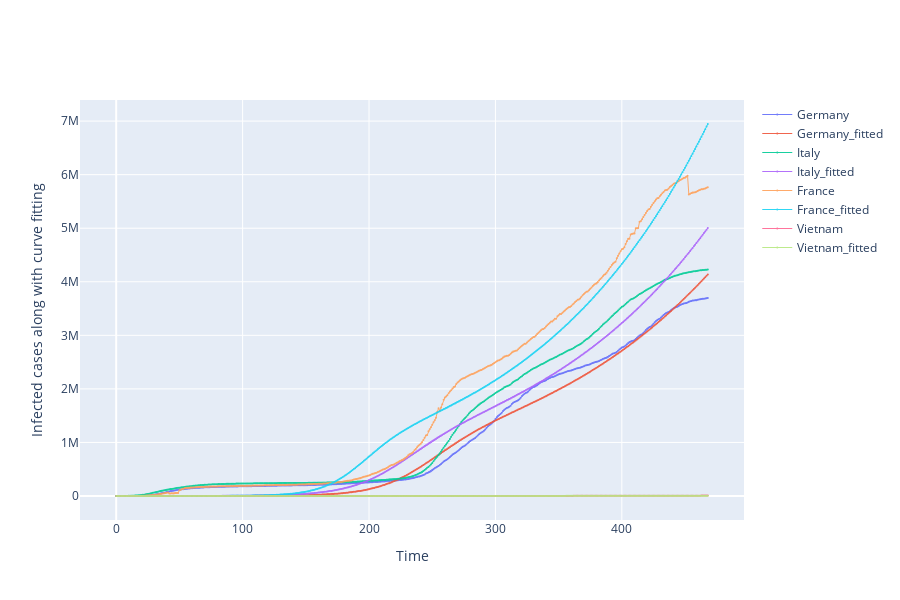

Source (notebook cell):
### Code cell
import plotly.graph_objects as go

fig = go.Figure()

for each in country_list:
    fig.add_trace(go.Scatter(x = df_plot.time, 
                         y = df_plot[each], 
                        mode = 'markers+lines',
                        opacity = 0.9, 
                        line_width = 1,
                        marker_size = 2,
                        name = each))

    fig.add_trace(go.Scatter(x = df_plot.time, 
                         y = df_plot[str(each+'_fitted')], 
                        mode = 'markers+lines',
                        opacity = 0.9, 
                        line_width = 1,
                        marker_size = 2,
                        name = str(each+'_fitted')))

    fig.update_layout(width =900,
                 height = 600, 
                 xaxis_title = 'Time',
                 yaxis_title = "Infected cases along with curve fitting", 
                 )



fig.show()

### Figure 1 — Plotly figure (JSON) as saved in the notebook; plotly's stock layout.template omitted (floating-point values rounded to 4 significant figures; data arrays with more than 128 entries replaced by an {"elided": "..."} marker saying what was removed)
{"data": [{"line": {"width": 1}, "marker": {"size": 2}, "mode": "markers+lines", "name": "Germany", "opacity": 0.9, "type": "scatter", "x": {"elided": "469 int values"}, "y": {"elided": "469 int values"}}, {"line": {"width": 1}, "marker": {"size": 2}, "mode": "markers+lines", "name": "Germany_fitted", "opacity": 0.9, "type": "scatter", "x": {"elided": "469 int values"}, "y": {"elided": "469 float values"}}, {"line": {"width": 1}, "marker": {"size": 2}, "mode": "markers+lines", "name": "Italy", "opacity": 0.9, "type": "scatter", "x": {"elided": "469 int values"}, "y": {"elided": "469 int values"}}, {"line": {"width": 1}, "marker": {"size": 2}, "mode": "markers+lines", "name": "Italy_fitted", "opacity": 0.9, "type": "scatter", "x": {"elided": "469 int values"}, "y": {"elided": "469 float values"}}, {"line": {"width": 1}, "marker": {"size": 2}, "mode": "markers+lines", "name": "France", "opacity": 0.9, "type": "scatter", "x": {"elided": "469 int values"}, "y": {"elided": "469 int values"}}, {"line": {"width": 1}, "marker": {"size": 2}, "mode": "markers+lines", "name": "France_fitted", "opacity": 0.9, "type": "scatter", "x": {"elided": "469 int values"}, "y": {"elided": "469 float values"}}, {"line": {"width": 1}, "marker": {"size": 2}, "mode": "markers+lines", "name": "Vietnam", "opacity": 0.9, "type": "scatter", "x": {"elided": "469 int values"}, "y": {"elided": "469 int values"}}, {"line": {"width": 1}, "marker": {"size": 2}, "mode": "markers+lines", "name": "Vietnam_fitted", "opacity": 0.9, "type": "scatter", "x": {"elided": "469 int values"}, "y": {"elided": "469 float values"}}], "layout": {"height": 600, "width": 900, "xaxis": {"title": {"text": "Time"}}, "yaxis": {"title": {"text": "Infected cases along with curve fitting"}}}}
